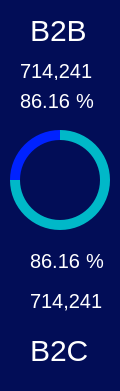
    <widget class="QWidget" name="widget_49" native="true">
     <property name="geometry">
      <rect>
       <x>1780</x>
       <y>570</y>
       <width>120</width>
       <height>391</height>
      </rect>
     </property>
     <property name="styleSheet">
      <string notr="true">background-color: rgb(2, 13, 87);
border-radius:20px;</string>
     </property>
     <widget class="QLabel" name="Advertising_21">
      <property name="geometry">
       <rect>
        <x>30</x>
        <y>10</y>
        <width>71</width>
        <height>41</height>
       </rect>
      </property>
      <property name="styleSheet">
       <string notr="true">color:white;
background-color: rgba(255, 255, 255, 0);
font: 30px;
text-align: center;
</string>
      </property>
      <property name="text">
       <string>B2B</string>
      </property>
      <property name="wordWrap">
       <bool>true</bool>
      </property>
     </widget>
     <widget class="QLabel" name="Advertising_22">
      <property name="geometry">
       <rect>
        <x>20</x>
        <y>50</y>
        <width>91</width>
        <height>41</height>
       </rect>
      </property>
      <property name="styleSheet">
       <string notr="true">color:white;
background-color: rgba(255, 255, 255, 0);
font: 20px;
text-align: center;
</string>
      </property>
      <property name="text">
       <string>714,241</string>
      </property>
      <property name="wordWrap">
       <bool>true</bool>
      </property>
     </widget>
     <widget class="QWidget" name="horizontalLayoutWidget">
      <property name="geometry">
       <rect>
        <x>20</x>
        <y>80</y>
        <width>81</width>
        <height>41</height>
       </rect>
      </property>
      <layout class="QHBoxLayout" name="horizontalLayout_5">
       <item>
        <widget class="QLabel" name="Advertising_23">
         <property name="styleSheet">
          <string notr="true">color:white;
background-color: rgba(255, 255, 255, 0);
font: 20px;
text-align: center;
</string>
         </property>
         <property name="text">
          <string>86.16</string>
         </property>
         <property name="wordWrap">
          <bool>true</bool>
         </property>
        </widget>
       </item>
       <item>
        <widget class="QLabel" name="Advertising_24">
         <property name="styleSheet">
          <string notr="true">color:white;
background-color: rgba(255, 255, 255, 0);
font: 20px;
text-align: center;
</string>
         </property>
         <property name="text">
          <string>%</string>
         </property>
         <property name="wordWrap">
          <bool>true</bool>
         </property>
        </widget>
       </item>
      </layout>
     </widget>
     <widget class="QFrame" name="frame_26">
      <property name="geometry">
       <rect>
        <x>10</x>
        <y>130</y>
        <width>100</width>
        <height>100</height>
       </rect>
      </property>
      <property name="styleSheet">
       <string notr="true">background-color: qconicalgradient(cx:0.5, cy:0.5, angle:180, stop:0.749 rgba(0, 184, 200, 255), stop:0.75 rgba(0, 34, 255, 255));
border-radius:50px;
</string>
      </property>
      <property name="frameShape">
       <enum>QFrame::StyledPanel</enum>
      </property>
      <property name="frameShadow">
       <enum>QFrame::Raised</enum>
      </property>
      <widget class="QWidget" name="widget_50" native="true">
       <property name="geometry">
        <rect>
         <x>10</x>
         <y>10</y>
         <width>80</width>
         <height>80</height>
        </rect>
       </property>
       <property name="styleSheet">
        <string notr="true">background-color: rgb(2, 13, 87);
border-radius:40px;</string>
       </property>
      </widget>
     </widget>
     <widget class="QWidget" name="horizontalLayoutWidget_2">
      <property name="geometry">
       <rect>
        <x>30</x>
        <y>240</y>
        <width>81</width>
        <height>41</height>
       </rect>
      </property>
      <layout class="QHBoxLayout" name="horizontalLayout_6">
       <item>
        <widget class="QLabel" name="Advertising_25">
         <property name="styleSheet">
          <string notr="true">color:white;
background-color: rgba(255, 255, 255, 0);
font: 20px;
text-align: center;
</string>
         </property>
         <property name="text">
          <string>86.16</string>
         </property>
         <property name="wordWrap">
          <bool>true</bool>
         </property>
        </widget>
       </item>
       <item>
        <widget class="QLabel" name="Advertising_26">
         <property name="styleSheet">
          <string notr="true">color:white;
background-color: rgba(255, 255, 255, 0);
font: 20px;
text-align: center;
</string>
         </property>
         <property name="text">
          <string>%</string>
         </property>
         <property name="wordWrap">
          <bool>true</bool>
         </property>
        </widget>
       </item>
      </layout>
     </widget>
     <widget class="QLabel" name="Advertising_27">
      <property name="geometry">
       <rect>
        <x>30</x>
        <y>280</y>
        <width>91</width>
        <height>41</height>
       </rect>
      </property>
      <property name="styleSheet">
       <string notr="true">color:white;
background-color: rgba(255, 255, 255, 0);
font: 20px;
text-align: center;
</string>
      </property>
      <property name="text">
       <string>714,241</string>
      </property>
      <property name="wordWrap">
       <bool>true</bool>
      </property>
     </widget>
     <widget class="QLabel" name="Advertising_28">
      <property name="geometry">
       <rect>
        <x>30</x>
        <y>330</y>
        <width>71</width>
        <height>41</height>
       </rect>
      </property>
      <property name="styleSheet">
       <string notr="true">color:white;
background-color: rgba(255, 255, 255, 0);
font: 30px;
text-align: center;
</string>
      </property>
      <property name="text">
       <string>B2C</string>
      </property>
      <property name="wordWrap">
       <bool>true</bool>
      </property>
     </widget>
    </widget>
